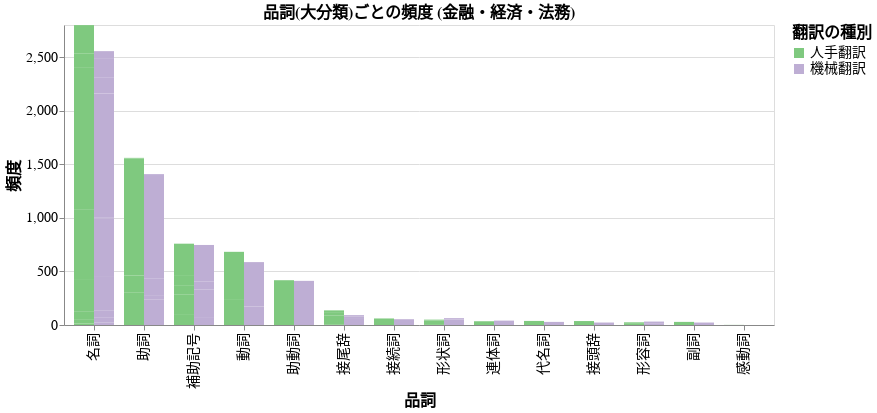

Notebook code cell kept with this figure:
### Code cell
chart = alt.Chart(df_A_melted).mark_bar().encode(
    alt.X("pos1:N", sort="-y", title="品詞"),
    alt.Y("freq:Q", title="頻度"),
    alt.Tooltip(["freq"]),
    alt.Color("category:N", title='翻訳の種別').scale(scheme="accent"),
    xOffset="category:N",
    #color="category:N"
).properties(
    title="品詞(大分類)ごとの頻度 (金融・経済・法務)"
).configure_axis(
    labelFont=caption_font,
    titleFont=caption_font,
    labelFontSize=14,
    titleFontSize=16
).configure_title(
    fontSize=16,
    font=caption_font
).configure_legend(
    labelFont=label_font,
    labelFontSize=14,
    titleFont=caption_font,
    titleFontSize=16
)
chart.save("./chart/grouped_bar_chart_all_pos_A.pdf", scale_factor=4)
chart.show()

### Figure 1 — Vega-Lite specification as saved in the notebook (floating-point values rounded to 4 significant figures)
{"config": {"view": {"continuousWidth": 300, "continuousHeight": 300}, "axis": {"labelFont": "Noto Sans JP", "labelFontSize": 14, "titleFont": "Noto Sans JP", "titleFontSize": 16}, "legend": {"labelFont": "IBM Plex Mono", "labelFontSize": 14, "titleFont": "Noto Sans JP", "titleFontSize": 16}, "title": {"font": "Noto Sans JP", "fontSize": 16}}, "data": {"name": "data-7cd92dbaae77509ca9e2ba373e3f593a"}, "mark": {"type": "bar"}, "encoding": {"color": {"field": "category", "scale": {"scheme": "accent"}, "title": "翻訳の種別", "type": "nominal"}, "tooltip": [{"field": "freq", "type": "quantitative"}], "x": {"field": "pos1", "sort": "-y", "title": "品詞", "type": "nominal"}, "xOffset": {"field": "category", "type": "nominal"}, "y": {"field": "freq", "title": "頻度", "type": "quantitative"}}, "title": "品詞(大分類)ごとの頻度 (金融・経済・法務)", "$schema": "https://vega.github.io/schema/vega-lite/v5.20.1.json", "datasets": {"data-7cd92dbaae77509ca9e2ba373e3f593a": [{"pos1": "代名詞", "pos2": "N", "pos3": "N", "category": "機械翻訳", "freq": 29, "pos": "代名詞"}, {"pos1": "副詞", "pos2": "N", "pos3": "N", "category": "機械翻訳", "freq": 23, "pos": "副詞"}, {"pos1": "助動詞", "pos2": "N", "pos3": "N", "category": "機械翻訳", "freq": 412, "pos": "助動詞"}, {"pos1": "助詞", "pos2": "係助詞", "pos3": "N", "category": "機械翻訳", "freq": 236, "pos": "助詞-係助詞"}, {"pos1": "助詞", "pos2": "副助詞", "pos3": "N", "category": "機械翻訳", "freq": 43, "pos": "助詞-副助詞"}, {"pos1": "助詞", "pos2": "接続助詞", "pos3": "N", "category": "機械翻訳", "freq": 153, "pos": "助詞-接続助詞"}, {"pos1": "助詞", "pos2": "格助詞", "pos3": "N", "category": "機械翻訳", "freq": 967, "pos": "助詞-格助詞"}, {"pos1": "助詞", "pos2": "準体助詞", "pos3": "N", "category": "機械翻訳", "freq": 9, "pos": "助詞-準体助詞"}, {"pos1": "助詞", "pos2": "終助詞", "pos3": "N", "category": "機械翻訳", "freq": 1, "pos": "助詞-終助詞"}, {"pos1": "動詞", "pos2": "一般", "pos3": "N", "category": "機械翻訳", "freq": 172, "pos": "動詞-一般"}, {"pos1": "動詞", "pos2": "非自立可能", "pos3": "N", "category": "機械翻訳", "freq": 415, "pos": "動詞-非自立可能"}, {"pos1": "名詞", "pos2": "固有名詞", "pos3": "一般", "category": "機械翻訳", "freq": 22, "pos": "名詞-固有名詞-一般"}, {"pos1": "名詞", "pos2": "固有名詞", "pos3": "人名", "category": "機械翻訳", "freq": 51, "pos": "名詞-固有名詞-人名"}, {"pos1": "名詞", "pos2": "固有名詞", "pos3": "地名", "category": "機械翻訳", "freq": 65, "pos": "名詞-固有名詞-地名"}, {"pos1": "名詞", "pos2": "数詞", "pos3": "N", "category": "機械翻訳", "freq": 319, "pos": "名詞-数詞"}, {"pos1": "名詞", "pos2": "普通名詞", "pos3": "サ変可能", "category": "機械翻訳", "freq": 540, "pos": "名詞-普通名詞-サ変可能"}, {"pos1": "名詞", "pos2": "普通名詞", "pos3": "サ変形状詞可能", "category": "機械翻訳", "freq": 5, "pos": "名詞-普通名詞-サ変形状詞可能"}, {"pos1": "名詞", "pos2": "普通名詞", "pos3": "一般", "category": "機械翻訳", "freq": 1159, "pos": "名詞-普通名詞-一般"}, {"pos1": "名詞", "pos2": "普通名詞", "pos3": "副詞可能", "category": "機械翻訳", "freq": 152, "pos": "名詞-普通名詞-副詞可能"}, {"pos1": "名詞", "pos2": "普通名詞", "pos3": "助数詞可能", "category": "機械翻訳", "freq": 178, "pos": "名詞-普通名詞-助数詞可能"}, {"pos1": "名詞", "pos2": "普通名詞", "pos3": "形状詞可能", "category": "機械翻訳", "freq": 65, "pos": "名詞-普通名詞-形状詞可能"}, {"pos1": "形容詞", "pos2": "一般", "pos3": "N", "category": "機械翻訳", "freq": 17, "pos": "形容詞-一般"}, {"pos1": "形容詞", "pos2": "非自立可能", "pos3": "N", "category": "機械翻訳", "freq": 15, "pos": "形容詞-非自立可能"}, {"pos1": "形状詞", "pos2": "タリ", "pos3": "N", "category": "機械翻訳", "freq": 0, "pos": "形状詞-タリ"}, {"pos1": "形状詞", "pos2": "一般", "pos3": "N", "category": "機械翻訳", "freq": 52, "pos": "形状詞-一般"}, {"pos1": "形状詞", "pos2": "助動詞語幹", "pos3": "N", "category": "機械翻訳", "freq": 12, "pos": "形状詞-助動詞語幹"}, {"pos1": "感動詞", "pos2": "フィラー", "pos3": "N", "category": "機械翻訳", "freq": 0, "pos": "感動詞-フィラー"}, {"pos1": "接尾辞", "pos2": "動詞的", "pos3": "N", "category": "機械翻訳", "freq": 0, "pos": "接尾辞-動詞的"}, {"pos1": "接尾辞", "pos2": "名詞的", "pos3": "サ変可能", "category": "機械翻訳", "freq": 0, "pos": "接尾辞-名詞的-サ変可能"}, {"pos1": "接尾辞", "pos2": "名詞的", "pos3": "一般", "category": "機械翻訳", "freq": 65, "pos": "接尾辞-名詞的-一般"}, {"pos1": "接尾辞", "pos2": "名詞的", "pos3": "副詞可能", "category": "機械翻訳", "freq": 13, "pos": "接尾辞-名詞的-副詞可能"}, {"pos1": "接尾辞", "pos2": "名詞的", "pos3": "助数詞", "category": "機械翻訳", "freq": 14, "pos": "接尾辞-名詞的-助数詞"}, {"pos1": "接尾辞", "pos2": "形状詞的", "pos3": "N", "category": "機械翻訳", "freq": 1, "pos": "接尾辞-形状詞的"}, {"pos1": "接続詞", "pos2": "N", "pos3": "N", "category": "機械翻訳", "freq": 54, "pos": "接続詞"}, {"pos1": "接頭辞", "pos2": "N", "pos3": "N", "category": "機械翻訳", "freq": 23, "pos": "接頭辞"}, {"pos1": "補助記号", "pos2": "一般", "pos3": "N", "category": "機械翻訳", "freq": 66, "pos": "補助記号-一般"}, {"pos1": "補助記号", "pos2": "句点", "pos3": "N", "category": "機械翻訳", "freq": 186, "pos": "補助記号-句点"}, {"pos1": "補助記号", "pos2": "括弧閉", "pos3": "N", "category": "機械翻訳", "freq": 78, "pos": "補助記号-括弧閉"}, {"pos1": "補助記号", "pos2": "括弧開", "pos3": "N", "category": "機械翻訳", "freq": 78, "pos": "補助記号-括弧開"}, {"pos1": "補助記号", "pos2": "読点", "pos3": "N", "category": "機械翻訳", "freq": 339, "pos": "補助記号-読点"}, {"pos1": "連体詞", "pos2": "N", "pos3": "N", "category": "機械翻訳", "freq": 41, "pos": "連体詞"}, {"pos1": "代名詞", "pos2": "N", "pos3": "N", "category": "人手翻訳", "freq": 38, "pos": "代名詞"}, {"pos1": "副詞", "pos2": "N", "pos3": "N", "category": "人手翻訳", "freq": 29, "pos": "副詞"}, {"pos1": "助動詞", "pos2": "N", "pos3": "N", "category": "人手翻訳", "freq": 418, "pos": "助動詞"}, {"pos1": "助詞", "pos2": "係助詞", "pos3": "N", "category": "人手翻訳", "freq": 252, "pos": "助詞-係助詞"}, {"pos1": "助詞", "pos2": "副助詞", "pos3": "N", "category": "人手翻訳", "freq": 54, "pos": "助詞-副助詞"}, {"pos1": "助詞", "pos2": "接続助詞", "pos3": "N", "category": "人手翻訳", "freq": 156, "pos": "助詞-接続助詞"}, {"pos1": "助詞", "pos2": "格助詞", "pos3": "N", "category": "人手翻訳", "freq": 1092, "pos": "助詞-格助詞"}, {"pos1": "助詞", "pos2": "準体助詞", "pos3": "N", "category": "人手翻訳", "freq": 6, "pos": "助詞-準体助詞"}, {"pos1": "助詞", "pos2": "終助詞", "pos3": "N", "category": "人手翻訳", "freq": 0, "pos": "助詞-終助詞"}, {"pos1": "動詞", "pos2": "一般", "pos3": "N", "category": "人手翻訳", "freq": 242, "pos": "動詞-一般"}, {"pos1": "動詞", "pos2": "非自立可能", "pos3": "N", "category": "人手翻訳", "freq": 441, "pos": "動詞-非自立可能"}, {"pos1": "名詞", "pos2": "固有名詞", "pos3": "一般", "category": "人手翻訳", "freq": 15, "pos": "名詞-固有名詞-一般"}, {"pos1": "名詞", "pos2": "固有名詞", "pos3": "人名", "category": "人手翻訳", "freq": 33, "pos": "名詞-固有名詞-人名"}, {"pos1": "名詞", "pos2": "固有名詞", "pos3": "地名", "category": "人手翻訳", "freq": 75, "pos": "名詞-固有名詞-地名"}, {"pos1": "名詞", "pos2": "数詞", "pos3": "N", "category": "人手翻訳", "freq": 306, "pos": "名詞-数詞"}, {"pos1": "名詞", "pos2": "普通名詞", "pos3": "サ変可能", "category": "人手翻訳", "freq": 646, "pos": "名詞-普通名詞-サ変可能"}, {"pos1": "名詞", "pos2": "普通名詞", "pos3": "サ変形状詞可能", "category": "人手翻訳", "freq": 8, "pos": "名詞-普通名詞-サ変形状詞可能"}, {"pos1": "名詞", "pos2": "普通名詞", "pos3": "一般", "category": "人手翻訳", "freq": 1317, "pos": "名詞-普通名詞-一般"}, {"pos1": "名詞", "pos2": "普通名詞", "pos3": "副詞可能", "category": "人手翻訳", "freq": 136, "pos": "名詞-普通名詞-副詞可能"}, {"pos1": "名詞", "pos2": "普通名詞", "pos3": "助数詞可能", "category": "人手翻訳", "freq": 208, "pos": "名詞-普通名詞-助数詞可能"}, {"pos1": "名詞", "pos2": "普通名詞", "pos3": "形状詞可能", "category": "人手翻訳", "freq": 55, "pos": "名詞-普通名詞-形状詞可能"}, {"pos1": "形容詞", "pos2": "一般", "pos3": "N", "category": "人手翻訳", "freq": 17, "pos": "形容詞-一般"}, {"pos1": "形容詞", "pos2": "非自立可能", "pos3": "N", "category": "人手翻訳", "freq": 8, "pos": "形容詞-非自立可能"}, {"pos1": "形状詞", "pos2": "タリ", "pos3": "N", "category": "人手翻訳", "freq": 1, "pos": "形状詞-タリ"}, {"pos1": "形状詞", "pos2": "一般", "pos3": "N", "category": "人手翻訳", "freq": 42, "pos": "形状詞-一般"}, {"pos1": "形状詞", "pos2": "助動詞語幹", "pos3": "N", "category": "人手翻訳", "freq": 7, "pos": "形状詞-助動詞語幹"}, {"pos1": "感動詞", "pos2": "フィラー", "pos3": "N", "category": "人手翻訳", "freq": 1, "pos": "感動詞-フィラー"}, {"pos1": "接尾辞", "pos2": "動詞的", "pos3": "N", "category": "人手翻訳", "freq": 1, "pos": "接尾辞-動詞的"}, {"pos1": "接尾辞", "pos2": "名詞的", "pos3": "サ変可能", "category": "人手翻訳", "freq": 1, "pos": "接尾辞-名詞的-サ変可能"}, {"pos1": "接尾辞", "pos2": "名詞的", "pos3": "一般", "category": "人手翻訳", "freq": 85, "pos": "接尾辞-名詞的-一般"}, {"pos1": "接尾辞", "pos2": "名詞的", "pos3": "副詞可能", "category": "人手翻訳", "freq": 26, "pos": "接尾辞-名詞的-副詞可能"}, {"pos1": "接尾辞", "pos2": "名詞的", "pos3": "助数詞", "category": "人手翻訳", "freq": 21, "pos": "接尾辞-名詞的-助数詞"}, {"pos1": "接尾辞", "pos2": "形状詞的", "pos3": "N", "category": "人手翻訳", "freq": 4, "pos": "接尾辞-形状詞的"}, {"pos1": "接続詞", "pos2": "N", "pos3": "N", "category": "人手翻訳", "freq": 61, "pos": "接続詞"}, {"pos1": "接頭辞", "pos2": "N", "pos3": "N", "category": "人手翻訳", "freq": 37, "pos": "接頭辞"}, {"pos1": "補助記号", "pos2": "一般", "pos3": "N", "category": "人手翻訳", "freq": 102, "pos": "補助記号-一般"}, {"pos1": "補助記号", "pos2": "句点", "pos3": "N", "category": "人手翻訳", "freq": 185, "pos": "補助記号-句点"}, {"pos1": "補助記号", "pos2": "括弧閉", "pos3": "N", "category": "人手翻訳", "freq": 85, "pos": "補助記号-括弧閉"}, {"pos1": "補助記号", "pos2": "括弧開", "pos3": "N", "category": "人手翻訳", "freq": 86, "pos": "補助記号-括弧開"}, {"pos1": "補助記号", "pos2": "読点", "pos3": "N", "category": "人手翻訳", "freq": 301, "pos": "補助記号-読点"}, {"pos1": "連体詞", "pos2": "N", "pos3": "N", "category": "人手翻訳", "freq": 35, "pos": "連体詞"}]}}
